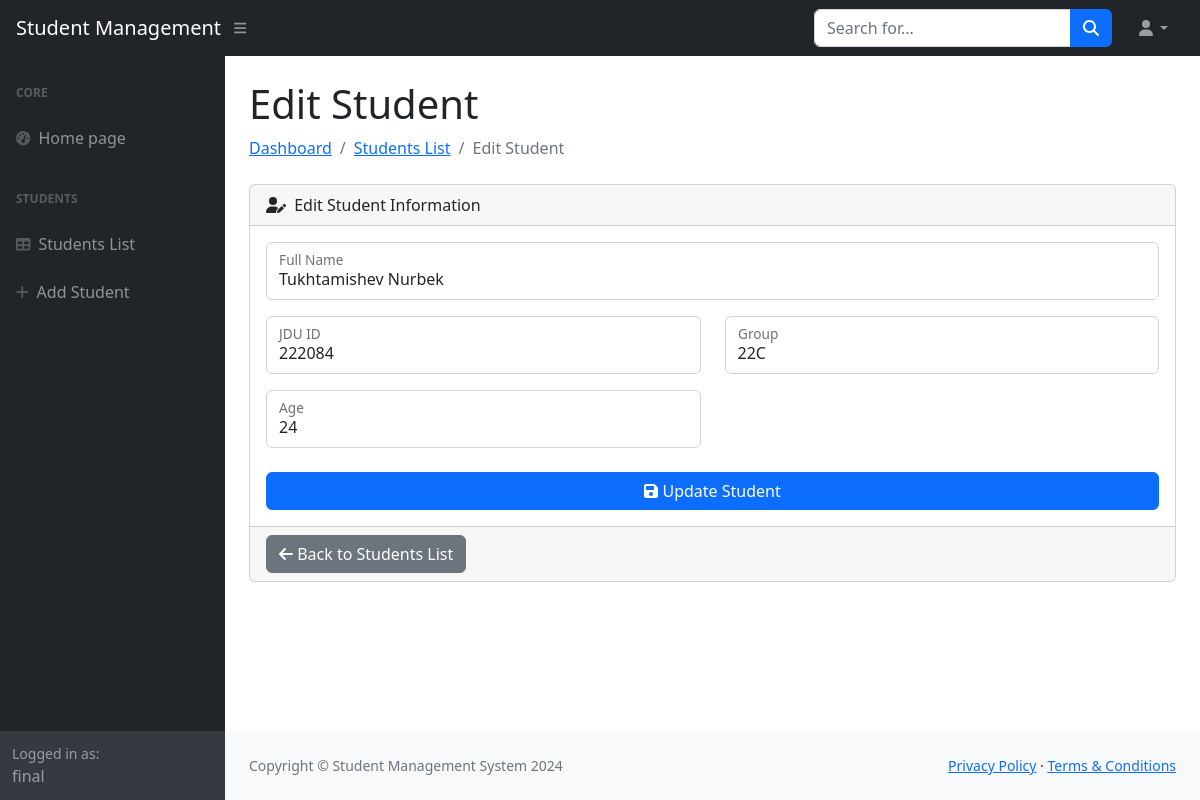
The app's page /students/edit/12/ (signed in) with its own data.
### students/models.py (models this page shows, shortened)
class Student(models.Model):
    full_name = models.CharField(max_length=100)
    jdu_id = models.CharField(max_length=20, unique=True)
    group = models.CharField(max_length=20)
    age = models.IntegerField()
    created_at = models.DateTimeField(auto_now_add=True)

### students/views.py (the view, shortened to what this page needs)
# urls.py: path('students/edit/<int:id>/', views.student_edit, name='student_edit'),
@login_required(login_url='sign_in')
@login_required(login_url='sign_in')
def student_edit(request, id):
    student = Student.objects.get(id=id)
    return render(request, 'student_edit.html', {'student': student})

### students/templates/student_edit.html (shortened to what this page needs)
{% extends 'base.html' %}
{% load static %}
{% block content %}
<h1 class="mt-4">Edit Student</h1>
<ol class="breadcrumb mb-4">
    <li class="breadcrumb-item"><a href="{% url 'home' %}">Dashboard</a></li>
    <li class="breadcrumb-item"><a href="{% url 'student_list' %}">Students List</a></li>
    <li class="breadcrumb-item active">Edit Student</li>
</ol>
<div class="card mb-4">
    <div class="card-header">
        <i class="fas fa-user-edit me-1"></i>
        Edit Student Information
    </div>
    <div class="card-body">
        <form method="post">
            <div class="row mb-3">
                <div class="col-md-12">
                    <div class="form-floating mb-3 mb-md-0">
                        <input class="form-control" id="inputFullName" name="full_name" type="text" value="{{ student.full_name }}" placeholder="Enter full name" required />
                        <label for="inputFullName">Full Name</label>
                    </div>
                </div>
            </div>
            <div class="row mb-3">
                <div class="col-md-6">
                    <div class="form-floating mb-3 mb-md-0">
                        <input class="form-control" id="inputJDUID" name="jdu_id" type="text" value="{{ student.jdu_id }}" placeholder="Enter JDU ID" required />
                        <label for="inputJDUID">JDU ID</label>
                    </div>
                </div>
                <div class="col-md-6">
                    <div class="form-floating mb-3 mb-md-0">
                        <input class="form-control" id="inputGroup" name="group" type="text" value="{{ student.group }}" placeholder="Enter group name" required />
                        <label for="inputGroup">Group</label>
                    </div>
                </div>
            </div>
            <div class="row mb-3">
                <div class="col-md-6">
                    <div class="form-floating mb-3 mb-md-0">
                        <input class="form-control" id="inputAge" name="age" type="number" value="{{ student.age }}" placeholder="Enter age" required />
                        <label for="inputAge">Age</label>
                    </div>
                </div>
            </div>
            <div class="mt-4 mb-0">
                <div class="d-grid">
                    <button class="btn btn-primary btn-block" type="submit">
                        <i class="fas fa-save"></i> Update Student
                    </button>
                </div>
            </div>
        </form>
    </div>
    <div class="card-footer">
        <a class="btn btn-secondary" href="{% url 'student_list' %}">
            <i class="fas fa-arrow-left"></i> Back to Students List
        </a>
    </div>
</div>
{% endblock %}

### students/templates/base.html (shortened to what this page needs)
<!DOCTYPE html>
<html lang="en">
    <head>
        {% load static %}
        <link href="https://cdn.jsdelivr.net/npm/simple-datatables@7.1.2/dist/style.min.css" rel="stylesheet" />
        <link href="{% static 'css/styles.css' %}" rel="stylesheet" />
    </head>
    <body class="sb-nav-fixed">
        <nav class="sb-topnav navbar navbar-expand navbar-dark bg-dark">
            <a class="navbar-brand ps-3" href="{% url 'home' %}">Student Management</a>
            <button class="btn btn-link btn-sm order-1 order-lg-0 me-4 me-lg-0" id="sidebarToggle" href="#!"><i class="fas fa-bars"></i></button>
            <form class="d-none d-md-inline-block form-inline ms-auto me-0 me-md-3 my-2 my-md-0">
                <div class="input-group">
                    <input class="form-control" type="text" placeholder="Search for..." aria-label="Search for..." aria-describedby="btnNavbarSearch" />
                    <button class="btn btn-primary" id="btnNavbarSearch" type="button"><i class="fas fa-search"></i></button>
                </div>
            </form>
            <ul class="navbar-nav ms-auto ms-md-0 me-3 me-lg-4">
                <li class="nav-item dropdown">
                    <a class="nav-link dropdown-toggle" id="navbarDropdown" href="#" role="button" data-bs-toggle="dropdown" aria-expanded="false"><i class="fas fa-user fa-fw"></i></a>
                </li>
            </ul>
        </nav>
        <div id="layoutSidenav">
            <div id="layoutSidenav_nav">
                <nav class="sb-sidenav accordion sb-sidenav-dark" id="sidenavAccordion">
                    <div class="sb-sidenav-menu">
                        <div class="nav">
                            <div class="sb-sidenav-menu-heading">Core</div>
                            <a class="nav-link" href="{% url 'home' %}">
                                <div class="sb-nav-link-icon"><i class="fas fa-tachometer-alt"></i></div>
                                Home page
                            </a>
                            {% if user.is_authenticated %}
                            <div class="sb-sidenav-menu-heading">Students</div>
                            <a class="nav-link" href="{% url 'student_list' %}">
                                <div class="sb-nav-link-icon"><i class="fas fa-table"></i></div>
                                Students List
                            </a>
                            <a class="nav-link" href="{% url 'student_add' %}">
                                <div class="sb-nav-link-icon"><i class="fas fa-plus"></i></div>
                                Add Student
                            </a>
                            {% endif %}
                        </div>
                    </div>
                    <div class="sb-sidenav-footer">
                        <div class="small">Logged in as:</div>
                        {% if user.is_authenticated %}
                            {{ user.username }}
                        {% else %}
                            Guest
                        {% endif %}
                    </div>
                </nav>
            </div>
            <div id="layoutSidenav_content">
                <main>
                    <div class="container-fluid px-4">
                        {% block content %}
                        {% endblock %}
                    </div>
                </main>
                <footer class="py-4 bg-light mt-auto">
                    <div class="container-fluid px-4">
                        <div class="d-flex align-items-center justify-content-between small">
                            <div class="text-muted">Copyright &copy; Student Management System 2024</div>
                            <div>
                                <a href="#">Privacy Policy</a>
                                &middot;
                                <a href="#">Terms &amp; Conditions</a>
                            </div>
                        </div>
                    </div>
                </footer>
            </div>
        </div>
    </body>
</html>

### records on screen
Student: full_name "Tukhtamishev Nurbek", jdu_id "222084", group "22C", age "24"

### other values on screen
{{ user.username }} "final"
